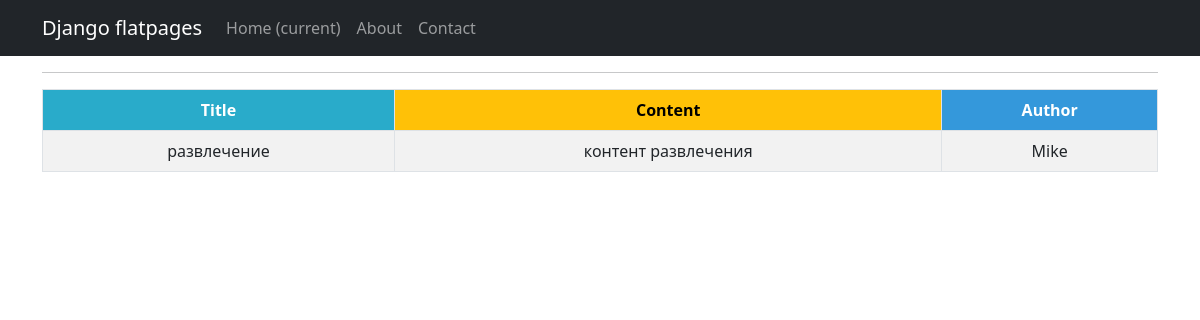
The page /articles/37 on the database its author committed.
### application/models.py (models this page shows, shortened)
class Post(models.Model):
    author = models.ForeignKey(Author, on_delete=models.CASCADE)
    options = models.CharField(max_length=10, choices=[('article', 'Article'), ('news', 'News')], default='article')
    time_of_creation = models.DateTimeField(auto_now_add=True)   #auto_now_add=True
    categories = models.ManyToManyField('Category', through='PostCategory')
    title = models.CharField(max_length=255)            #app - client_name
    content_of_article = models.TextField()             #app - message
    rating = models.IntegerField(default=0)

class Author(models.Model):
    author = models.OneToOneField(User, on_delete=models.CASCADE)
    rating = models.IntegerField(default=0)

### application/views.py (the view)
# urls.py: path('<int:pk>', PostDetail.as_view(), name='post_detail'),#cache_page(300) is off because article cache is applied
class PostDetail(DetailView):
    model = Post
    template_name = 'post.html'
    context_object_name = 'post'
    queryset = Post.objects.all()
    def get_object(self, *args, **kwargs):
        obj = cache.get(f'post-{self.kwargs["pk"]}', None)
        if not obj:
            obj = super().get_object(queryset=self.queryset)
            cache.set(f'post-{self.kwargs["pk"]}', obj)
        return obj

### templates/post.html
{% extends 'flatpages/default.html' %}
{% block content %}
<hr>
<table class="table table-bordered table-striped table-hover">
  <thead>
    <tr>
      <th style="background-color: #29ABCA; color: #ffffff;">Title</th>
      <th style="background-color: #FFC107; color: #000000;">Content</th>
      <th style="background-color: #3498DB; color: #ffffff;">Author</th>
    </tr>
  <tbody>
    <tr>
      <td>{{ post.title }} </td>
      <td>{{ post.content_of_article }}</td>
      <td>{{ post.author.author }}</td>
    </tr>
  </tbody>
</table>
{% endblock content %}

### rows shown on the page
Post: title "развлечение", content_of_article "контент развлечения", author.author "Mike"
